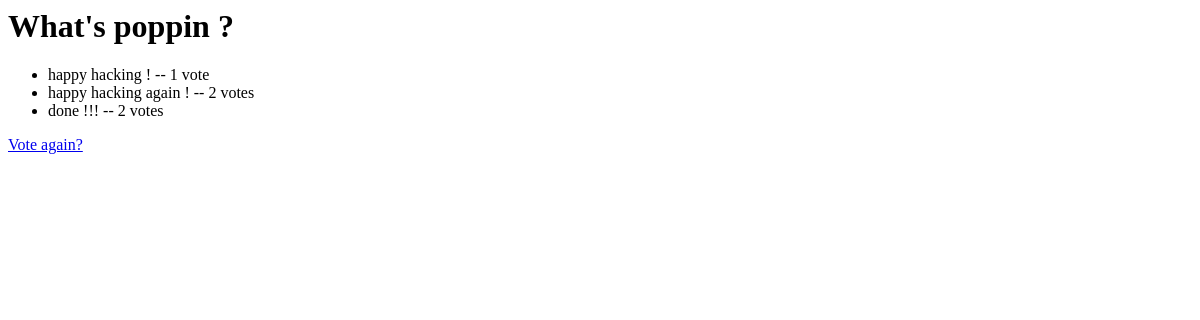
/polls/1/results/, run on an earlier commit of the app's database.
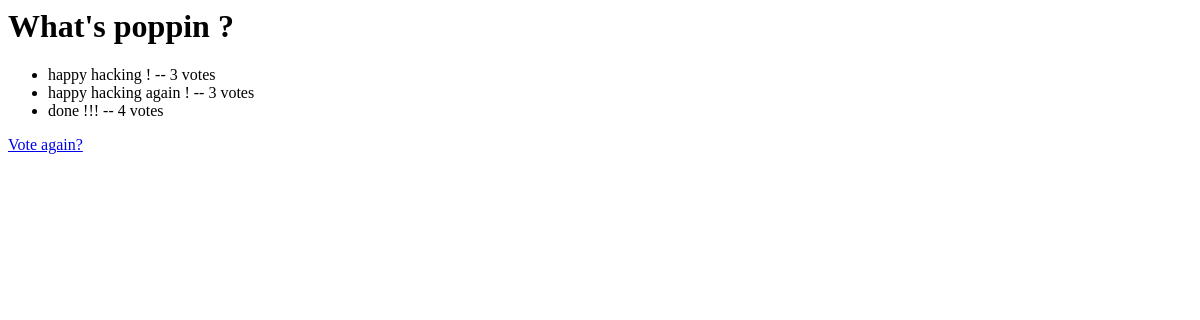
And on a later commit of the database.
### pollsApp/models.py (models this page shows, shortened)
class Questions(models.Model):
    question_text = models.CharField(max_length=200)
    pub_date = models.DateTimeField('pub_date')

class Choice(models.Model):
    question = models.ForeignKey(Questions, on_delete=models.CASCADE)
    choice_text = models.CharField(max_length=200)
    votes = models.IntegerField(default=0)

### pollsApp/views.py (the view)
# urls.py: path('<int:pk>/results/', views.ResultsView.as_view(), name="results"),
class ResultsView(generic.DetailView):
    template_name = "pollsApp/results.html"
    context_object_name = 'question'
    model = Questions

### pollsApp/templates/pollsApp/results.html
<h1>{{ question.question_text }}</h1>
<ul>
{% for choice in question.choice_set.all %}
    <li>{{ choice.choice_text }} -- {{ choice.votes }} vote{{ choice.votes|pluralize }}</li>
{% endfor %}
</ul>
<a href="{% url 'polls:details' question.id %}">Vote again?</a>

What changed in the data, as far as the page shows it:
changed Choice "happy hacking !": votes "1" → "3"
changed Choice "happy hacking again !": votes "2" → "3"
changed Choice "done !!!": votes "2" → "4"
